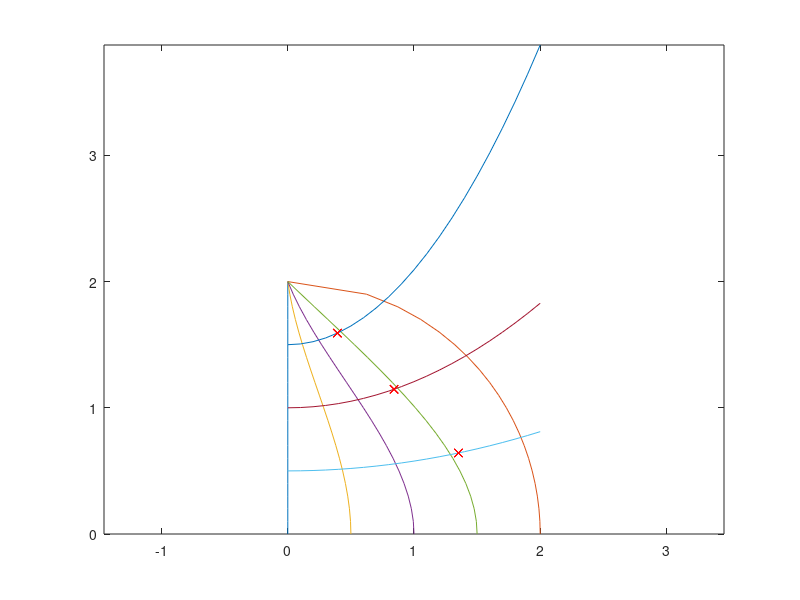

Write MATLAB code to recreate this figure.
R=2;
nx=4;ny=4;
xcord=zeros(1,nx-1);
a=zeros(1,nx-1);b=zeros(1,nx-1);c=zeros(1,nx-1);d=zeros(1,nx-1);
p=0;q=1;
theta=(logspace(p,q,nx+1)-10^p)/(10^q-10^p);
for i=1:nx-1
    x1=R/nx*i;y1=0;
    x2=0;y2=R;
%     M=[y1^2,y1,1;y2^2,y2,1;2*y1,1,0;];
%     N=[x1;x2;0];
    M=[y1^3,y1^2,y1,1;y2^3,y2^2,y2,1;3*y1^2,2*y1,1,0;3*y2^2,2*y2,1,0];
    N=[x1;x2;0;-tan(pi/2*theta(i+1))];
    xishu=M\N;
    a(i)=xishu(1);b(i)=xishu(2);c(i)=xishu(3);d(i)=xishu(4);
end
aa=zeros(1,ny-1);bb=zeros(1,ny-1);cc=zeros(1,ny-1);
for i=1:ny-1
    x1=0;y1=R/ny*i;
    x2=R*cos(pi/2/ny*i);y2=R*sin(pi/2/ny*i);
    M=[x1^2,x1,1;x2^2,x2,1;2*x1,1,0];
    N=[y1;y2;0];
    xishu=M\N;
    aa(i)=xishu(1);bb(i)=xishu(2);cc(i)=xishu(3);
end

y=0:0.1:R;
x=sqrt(R^2-y.^2);
xx=zeros(1,R/0.1+1);
plot(xx,y,x,y)
hold on
for i=1:nx-1
    x=a(i)*y.^3+b(i)*y.^2+c(i)*y+d(i);
    plot(x,y)
    axis equal
    hold on
end
x=0:0.1:R;
for i=1:ny-1
    y=aa(i)*x.^2+bb(i)*x+cc(i);
    plot(x,y)
    hold on
end

% 11111
AA=[];
eps=1e-8;
for i=1:nx-1
    y=R:-0.001:0;
    x=a(i)*y.^3+b(i)*y.^2+c(i)*y+d(i);
    for j=1:ny-1
        xx=0:0.001:R;
        yy=aa(j)*xx.^2+bb(j)*xx+cc(j);
        d=yy./(y+eps);
        ix=find(d>0.99 & d<1.02);
        x1=xx(ix(1));
        y1=aa(j)*x1.^2+bb(j)*x1+cc(j);
        plot(x1,y1,'rx')
        hold on
    end
end
